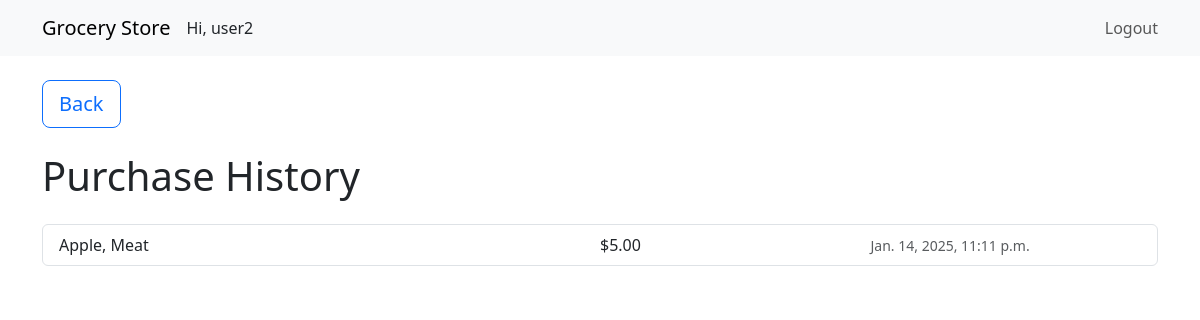
The page /purchase-history/ (signed in) on the database its author committed.
### main/models.py (models this page shows, shortened)
class User(AbstractUser):
  USER_TYPE_CHOICES = [
      ('customer', 'Customer'),
      ('staff', 'Staff'),
  ]
  user_type = models.CharField(max_length=10, choices=USER_TYPE_CHOICES)
  phone_number = models.CharField(max_length=15)
  groups = models.ManyToManyField(
    'auth.Group',
    related_name='custom_user_set',
    blank=True,
    help_text='The groups this user belongs to. A user will get all permissions granted to each of their groups.',
    verbose_name='groups',
  )
  user_permissions = models.ManyToManyField(
    'auth.Permission',
    related_name='custom_user_permissions_set',
    blank=True,
    help_text='Specific permissions for this user.',
    verbose_name='user permissions',
  )

class PurchaseHistory(models.Model):
  customer = models.ForeignKey(User, on_delete=models.CASCADE, limit_choices_to={'user_type': 'customer'})
  products = models.ManyToManyField(Product)
  purchased_at = models.DateTimeField(auto_now_add=True)
  def get_products(self):
    return ", ".join([product.name for product in self.products.all()])
  def get_total_price(self):
    return sum([product.price for product in self.products.all()])

class Product(models.Model):
  id = models.AutoField(primary_key=True)
  name = models.CharField(max_length=100)
  price = models.DecimalField(max_digits=10, decimal_places=2)

### main/views.py (the view)
# urls.py: path('purchase-history/', views.purchase_history, name='purchase_history'),  # purchase history
@login_required
def purchase_history(request):
    history = PurchaseHistory.objects.filter(customer=request.user)
    return render(request, 'main/purchase_history.html', {'history': history})

### main/templates/main/purchase_history.html
{% extends 'main/base.html' %} {% block content %}
<a href="{% url 'product_list' %}" class="btn btn-outline-primary btn-lg mb-4">
  Back
</a>
<h1 class="mb-4">Purchase History</h1>
{% if history %}
<ul class="list-group">
  {% for item in history %}
  <li class="list-group-item d-flex justify-content-between align-items-center">
    <span style="flex: 2;">{{ item.get_products }}</span>
    <span style="flex: 1;">${{ item.get_total_price }}</span>
    <small class="text-muted" style="flex: 1;">{{ item.purchased_at }}</small>
  </li>
  {% endfor %}
</ul>
{% else %}
<p>No purchase history found.</p>
{% endif %} {% endblock %}

### main/templates/main/base.html (shortened to what this page needs)
<!DOCTYPE html>
<html lang="en">
  <head>
    <link
      href="https://cdn.jsdelivr.net/npm/bootstrap@5.3.0/dist/css/bootstrap.min.css"
      rel="stylesheet"
    />
  </head>
  <body>
    <nav class="navbar navbar-expand-lg navbar-light bg-light">
      <div class="container">
        <div class="d-flex flex-row justify-content-center align-items-center">
          <a class="navbar-brand" href="/">Grocery Store</a>
          {% if user.is_authenticated %}
          <p class="mb-0">Hi, {{ user.username }}</p>
          {% endif %}
        </div>
        <div class="collapse navbar-collapse" id="navbarNav">
          <ul class="navbar-nav ms-auto">
            {% if user.is_authenticated %}
            <li class="nav-item">
              <form
                method="post"
                action="{% url 'logout' %}"
                style="display: inline"
              >
                <button
                  type="submit"
                  class="btn btn-link nav-link"
                  style="padding: 0; border: none; cursor: pointer"
                >
                  Logout
                </button>
              </form>
            </li>
            {% endif %}
          </ul>
        </div>
      </div>
    </nav>
    <div class="container mt-4">{% block content %}{% endblock %}</div>
  </body>
</html>

### rows shown on the page
User: username "user2"
PurchaseHistory: get_products "Apple, Meat", get_total_price "5.00", purchased_at "Jan. 14, 2025, 11:11 p.m."
